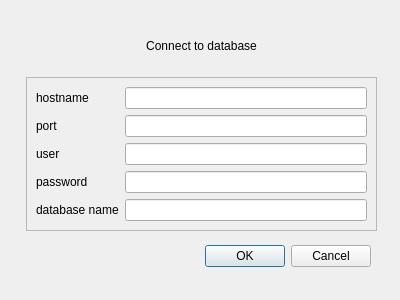
<?xml version="1.0" encoding="UTF-8"?>
<ui version="4.0">
 <class>Dialog</class>
 <widget class="QDialog" name="Dialog">
  <property name="geometry">
   <rect>
    <x>0</x>
    <y>0</y>
    <width>400</width>
    <height>300</height>
   </rect>
  </property>
  <property name="windowTitle">
   <string>Dialog</string>
  </property>
  <widget class="QDialogButtonBox" name="buttonBox">
   <property name="geometry">
    <rect>
     <x>30</x>
     <y>240</y>
     <width>341</width>
     <height>32</height>
    </rect>
   </property>
   <property name="orientation">
    <enum>Qt::Horizontal</enum>
   </property>
   <property name="standardButtons">
    <set>QDialogButtonBox::Cancel|QDialogButtonBox::Ok</set>
   </property>
  </widget>
  <widget class="QWidget" name="">
   <property name="geometry">
    <rect>
     <x>26</x>
     <y>20</y>
     <width>351</width>
     <height>211</height>
    </rect>
   </property>
   <layout class="QVBoxLayout" name="verticalLayout">
    <item>
     <widget class="QLabel" name="label">
      <property name="enabled">
       <bool>true</bool>
      </property>
      <property name="text">
       <string>Connect to database</string>
      </property>
      <property name="scaledContents">
       <bool>false</bool>
      </property>
      <property name="alignment">
       <set>Qt::AlignCenter</set>
      </property>
     </widget>
    </item>
    <item>
     <widget class="QFrame" name="frame">
      <property name="frameShape">
       <enum>QFrame::StyledPanel</enum>
      </property>
      <property name="frameShadow">
       <enum>QFrame::Raised</enum>
      </property>
      <layout class="QFormLayout" name="formLayout">
       <item row="0" column="0">
        <widget class="QLabel" name="label_2">
         <property name="text">
          <string>hostname</string>
         </property>
        </widget>
       </item>
       <item row="0" column="1">
        <widget class="QLineEdit" name="lineEdit"/>
       </item>
       <item row="1" column="0">
        <widget class="QLabel" name="label_3">
         <property name="text">
          <string>port</string>
         </property>
        </widget>
       </item>
       <item row="1" column="1">
        <widget class="QLineEdit" name="lineEdit_2">
         <property name="inputMask">
          <string>99999</string>
         </property>
        </widget>
       </item>
       <item row="2" column="0">
        <widget class="QLabel" name="label_4">
         <property name="text">
          <string>user</string>
         </property>
        </widget>
       </item>
       <item row="2" column="1">
        <widget class="QLineEdit" name="lineEdit_3"/>
       </item>
       <item row="3" column="0">
        <widget class="QLabel" name="label_5">
         <property name="text">
          <string>password</string>
         </property>
        </widget>
       </item>
       <item row="3" column="1">
        <widget class="QLineEdit" name="lineEdit_4">
         <property name="toolTip">
          <string>0 to 30 characters</string>
         </property>
         <property name="toolTipDuration">
          <number>3000</number>
         </property>
         <property name="maxLength">
          <number>30</number>
         </property>
        </widget>
       </item>
       <item row="4" column="0">
        <widget class="QLabel" name="label_6">
         <property name="text">
          <string>database name</string>
         </property>
        </widget>
       </item>
       <item row="4" column="1">
        <widget class="QLineEdit" name="lineEdit_5"/>
       </item>
      </layout>
     </widget>
    </item>
   </layout>
  </widget>
 </widget>
 <resources/>
 <connections>
  <connection>
   <sender>buttonBox</sender>
   <signal>accepted()</signal>
   <receiver>Dialog</receiver>
   <slot>accept()</slot>
   <hints>
    <hint type="sourcelabel">
     <x>248</x>
     <y>254</y>
    </hint>
    <hint type="destinationlabel">
     <x>157</x>
     <y>274</y>
    </hint>
   </hints>
  </connection>
  <connection>
   <sender>buttonBox</sender>
   <signal>rejected()</signal>
   <receiver>Dialog</receiver>
   <slot>reject()</slot>
   <hints>
    <hint type="sourcelabel">
     <x>316</x>
     <y>260</y>
    </hint>
    <hint type="destinationlabel">
     <x>286</x>
     <y>274</y>
    </hint>
   </hints>
  </connection>
 </connections>
</ui>
